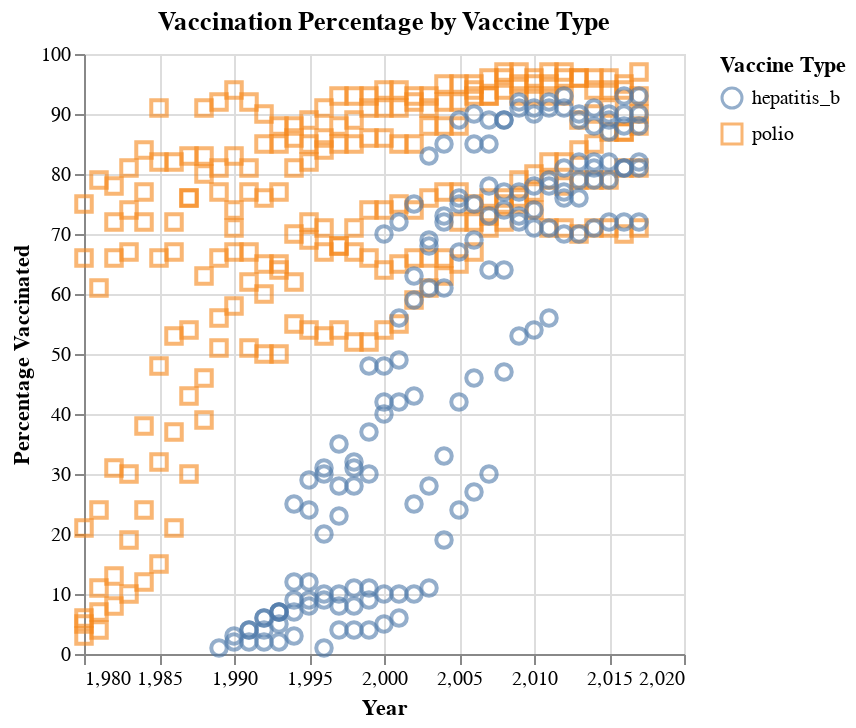

Notebook code for this chart:
### Code cell
"""
Task 3: Add a color and shape encoding objects
"""
scatter_plot_encoded = alt.Chart(world_vaccination).mark_point(size=60, opacity=0.6).encode(
    x=alt.X('yr:Q', title='Year', scale=alt.Scale(zero=False)),
    y=alt.Y('pct_vaccinated:Q', title='Percentage Vaccinated'),
    color=alt.Color('vaccine:N', title='Vaccine Type'),  # Color by vaccine type
    shape=alt.Shape('vaccine:N', title='Vaccine Type'),  # Shape by vaccine type
    tooltip=['who_region', 'yr', 'pct_vaccinated', 'vaccine']
).properties(
    title='Vaccination Percentage by Vaccine Type'
)

scatter_plot_encoded

### Figure 1 — Vega-Lite specification as saved in the notebook (floating-point values rounded to 4 significant figures; data arrays with more than 128 entries replaced by an {"elided": "..."} marker saying what was removed)
{"config": {"view": {"continuousWidth": 300, "continuousHeight": 300}}, "data": {"name": "data-7a55e572408cc36cdca53be021260944"}, "mark": {"type": "point", "opacity": 0.6, "size": 60}, "encoding": {"color": {"field": "vaccine", "title": "Vaccine Type", "type": "nominal"}, "shape": {"field": "vaccine", "title": "Vaccine Type", "type": "nominal"}, "tooltip": [{"field": "who_region", "type": "nominal"}, {"field": "yr", "type": "quantitative"}, {"field": "pct_vaccinated", "type": "quantitative"}, {"field": "vaccine", "type": "nominal"}], "x": {"field": "yr", "scale": {"zero": false}, "title": "Year", "type": "quantitative"}, "y": {"field": "pct_vaccinated", "title": "Percentage Vaccinated", "type": "quantitative"}}, "title": "Vaccination Percentage by Vaccine Type", "$schema": "https://vega.github.io/schema/vega-lite/v5.20.1.json", "datasets": {"data-7a55e572408cc36cdca53be021260944": {"elided": "402 records"}}}
